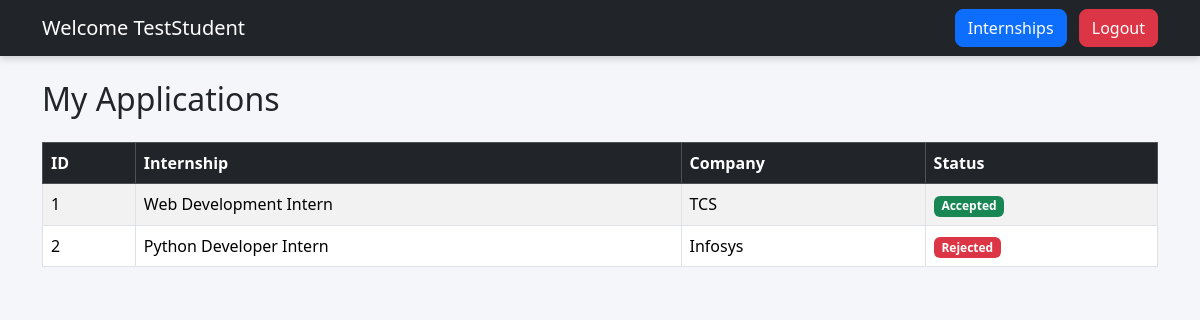
Page /dashboard (signed in) on the committed database.
### tables this page shows
CREATE TABLE applications (
    id INTEGER PRIMARY KEY AUTOINCREMENT,
    student_id INTEGER,
    internship_title TEXT,
    company TEXT,
    status TEXT DEFAULT 'Applied',
    FOREIGN KEY(student_id) REFERENCES students(id)
);

### app.py (the view)
@app.route("/dashboard")
def dashboard():
    if "student_id" not in session:
        return redirect("/login")
    conn = get_db()
    cur = conn.cursor()
    cur.execute("""
        SELECT *
        FROM applications
        WHERE student_id=?
    """, (session["student_id"],))
    applications = cur.fetchall()
    return render_template(
        "dashboard.html",
        applications=applications
    )

### app.py (called while the page is built)
def get_db():
    conn = sqlite3.connect("internship.db")
    conn.row_factory = sqlite3.Row
    return conn

### templates/dashboard.html (shortened to what this page needs)
<!DOCTYPE html>
<html lang="en">
<head>
    <link href="https://cdn.jsdelivr.net/npm/bootstrap@5.3.3/dist/css/bootstrap.min.css" rel="stylesheet">
    <link rel="stylesheet" href="{{ url_for('static', filename='style.css') }}">
</head>
<body>
<nav class="navbar navbar-dark bg-dark">
    <div class="container">
        <span class="navbar-brand">
            Welcome {{ session['student_name'] }}
        </span>
        <div>
            <a href="/internships" class="btn btn-primary me-2">
                Internships
            </a>
            <a href="/logout" class="btn btn-danger">
                Logout
            </a>
        </div>
    </div>
</nav>
<div class="container mt-4">
    <h2 class="mb-4">My Applications</h2>
    <table class="table table-bordered table-striped">
        <thead class="table-dark">
            <tr>
                <th>ID</th>
                <th>Internship</th>
                <th>Company</th>
                <th>Status</th>
            </tr>
        </thead>
        <tbody>
        {% for app in applications %}
            <tr>
                <td>{{ app.id }}</td>
                <td>{{ app.internship_title }}</td>
                <td>{{ app.company }}</td>
                <td>
                    {% if app.status == "Accepted" %}
                        <span class="badge bg-success">
                            {{ app.status }}
                        </span>
                    {% elif app.status == "Rejected" %}
                        <span class="badge bg-danger">
                            {{ app.status }}
                        </span>
                    {% else %}
                        <span class="badge bg-warning text-dark">
                            {{ app.status }}
                        </span>
                    {% endif %}
                </td>
            </tr>
        {% endfor %}
        </tbody>
    </table>
</div>
</body>
</html>

### static/style.css (style rules this page uses)
body { background:#f4f6f9; }
.table { background:white; }
.navbar { box-shadow:0 2px 8px rgba(0,0,0,0.2); }
.btn { border-radius:8px; }

### rows in the picture
applications: id "1", internship_title "Web Development Intern", company "TCS", status "Accepted"
applications: id "2", internship_title "Python Developer Intern", company "Infosys", status "Rejected"

### other values in the picture
{{ session['student_name'] }} "TestStudent"
